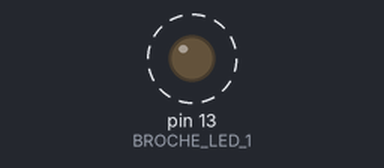
This sketch was run on a simulated Arduino Uno, built with avr-gcc and run on an emulated ATmega328P. On the bench: output pins drawn as LEDs (lit = HIGH). Dashed ring = blinking.

Above: at 0.5 s.
Timing chart, 0 to 4.6 s (numbered marks = the images above):
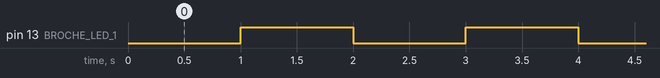

The sketch:

void_blink.ino
```cpp
// Déclare les broches sur lesquelles sont câblées les LEDs
const int BROCHE_LED_1 = 13;

// Fonction setup(), appelée au démarrage de la carte Arduino
void setup() {

  // Configure les broches des LEDs en sortie
  pinMode(BROCHE_LED_1, OUTPUT);

  // Configure l'état initial des LEDs
  digitalWrite(BROCHE_LED_1, LOW);
}

// Fonction loop(), appelée continuellement en boucle tant que la carte Arduino est alimentée
void loop() {

  // Sous traite les différentes tâches
  blink_led(BROCHE_LED_1);
}


void blink_led(int led_pin) {
  static unsigned long previousMillisLedBlink = 0;
  static byte led_pin_state = LOW;

  unsigned long currentMillis = millis();

  // Si BLINK_INTERVAL_1 ou plus millisecondes se sont écoulés
  if(currentMillis - previousMillisLedBlink >= 1000) {

    // Garde en mémoire la valeur actuelle de millis()
    previousMillisLedBlink = currentMillis;

    // Inverse l'état de la LED 1
    led_pin_state = !led_pin_state;
    digitalWrite(led_pin, led_pin_state);
  }
}
```

Measured:
- by itself, pin 13 (BROCHE_LED_1): alternates HIGH for 1.0 s and LOW for 1.0 s
